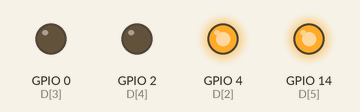
The program below on a simulated ESP8266 board running MicroPython. Shown: output pins drawn as LEDs (lit = HIGH). At 3.0 s the program stops and its outputs stay as they are.

Above: at 0.1 s.
At 3.1 s:
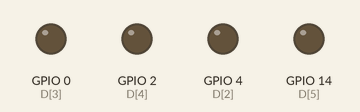
Timing chart, 0 to 4.5 s (numbered marks = the images above):
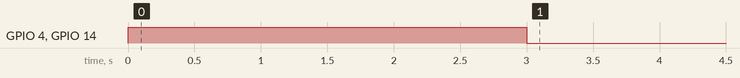

Measured:
- by itself, GPIO 4 (D[2]), GPIO 14 (D[5]): LOW → HIGH at 0.00 s, → LOW 3.0 s later

The program:

Exercise6.py
```python
#-----------Set 2 motor turning 1023 clockwisely, then stop all after 3 second-----------

from machine import Pin,PWM #Import library
import time

#Initialization
D = [16,5,4,0,2,14,12,13,15,3,1,9,10] #Initialization(GPIO->METAS PIN)
M1_CW = PWM(Pin(D[2]),freq=50,duty=0) #Set D2 as PWM
M1_ACW = PWM(Pin(D[3]),freq=50,duty=0) #Set D3 as PWM
M2_CW = PWM(Pin(D[5]),freq=50,duty=0) #Set D5 as PWM
M2_ACW = PWM(Pin(D[4]),freq=50,duty=0) #Set D4 as PWM

#----------- Motor 1 -----------

#Turn motor 1 clockwise in 1023
M1_CW.duty(1023)
M1_ACW.duty(0)

#Turn motor 2 clockwise in 1023
M2_CW.duty(1023)
M2_ACW.duty(0)

time.sleep(3)

#Stop ALL motor
M1_CW.duty(0)
M1_ACW.duty(0)
M2_CW.duty(0)
M2_ACW.duty(0)
```
